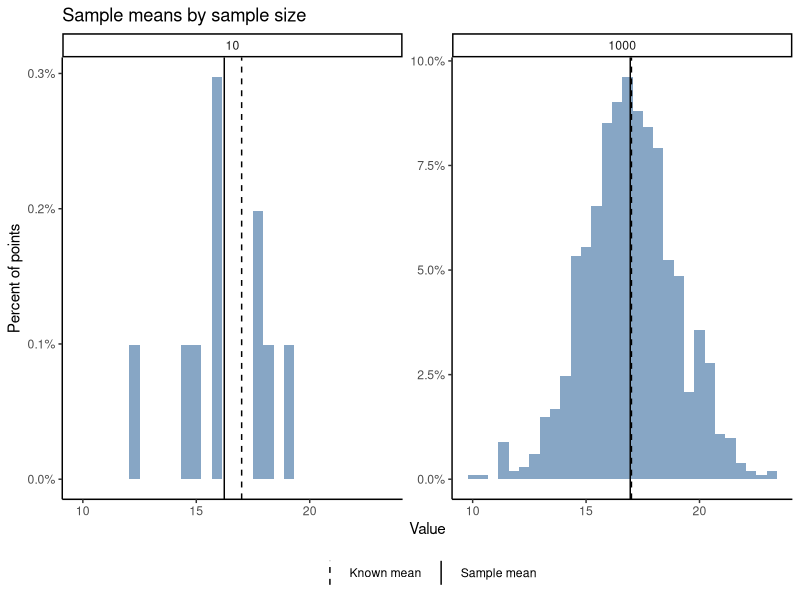

Here is the R script that generated this plot:
## ---- chunk 1
#| message: false
#| warning: false
# Load libraries
library(tidyverse)

# Create variables - a mean and standard deviation that are known
mean_x <- 17
sd_x <- 2

# Using the above, generate a random sample of a normal distributions
# The goal of our paper is to see how sample size might affect the distributions

# Set the seed first, so that we can have reproducible results
set.seed(1234)
random_10 <- rnorm(n = 10, mean = mean_x, sd = sd_x)
set.seed(1234) # we need to set this every time we run a new random thing
random_1000 <- rnorm(n = 1000, mean = mean_x, sd = sd_x)

# Let's combine the datasets
random_all <- data.frame("n" = 10, 
                     "value" = random_10) %>%
  rbind(data.frame("n" = 1000, 
                   value = random_1000))

# Let's see how close the means and standard deviations are to our original data

## First get the means and sds of interest
random_10_mean <- mean(random_10)
random_10_sd <- sd(random_10)

random_1000_mean <- mean(random_1000)
random_1000_sd <- sd(random_1000)

## Now calculate percent difference 
### First add everything to a dataframe
perc_difference_df <- data.frame("n" = c(10, 1000), 
                              "original_mean" = mean_x,
                              "original_sd" = sd_x, 
                              "new_mean" = c(random_10_mean, random_1000_mean), 
                              "new_sd" = c(random_10_sd, random_1000_sd))

### Now calculate percent differences
perc_difference_df <- perc_difference_df %>% 
  mutate(perc_difference_mean = (new_mean-original_mean)/original_mean*100, 
         perc_difference_sd = (new_sd-original_sd)/original_sd*100)
  
### Now only keep what we care about
perc_difference <- perc_difference_df %>% 
  select(n, perc_difference_mean, perc_difference_sd)

# Now, we can make a plot
ggplot() + 
  geom_histogram(data = random_all, 
                 mapping = aes(x = value, y = ..count../sum(..count..)), 
                 fill = "dodgerblue4", alpha = 0.5) + 
  geom_vline(data = perc_difference_df, 
             mapping = aes(xintercept = new_mean, linetype = "Sample mean")) + 
  geom_vline(data = perc_difference_df, 
             mapping = aes(xintercept = original_mean, linetype = "Known mean")) +
  scale_linetype_manual(values = c("Sample mean" = "solid", 
                                   "Known mean" = "dashed")) + 
  facet_wrap(~n, scales = "free_y") + 
  scale_y_continuous(labels = scales::percent) + 
  labs(x = "Value", 
       y = "Percent of points", 
       linetype = NULL, 
       title = "Sample means by sample size") + 
  theme_classic() + 
  theme(legend.position = "bottom")
